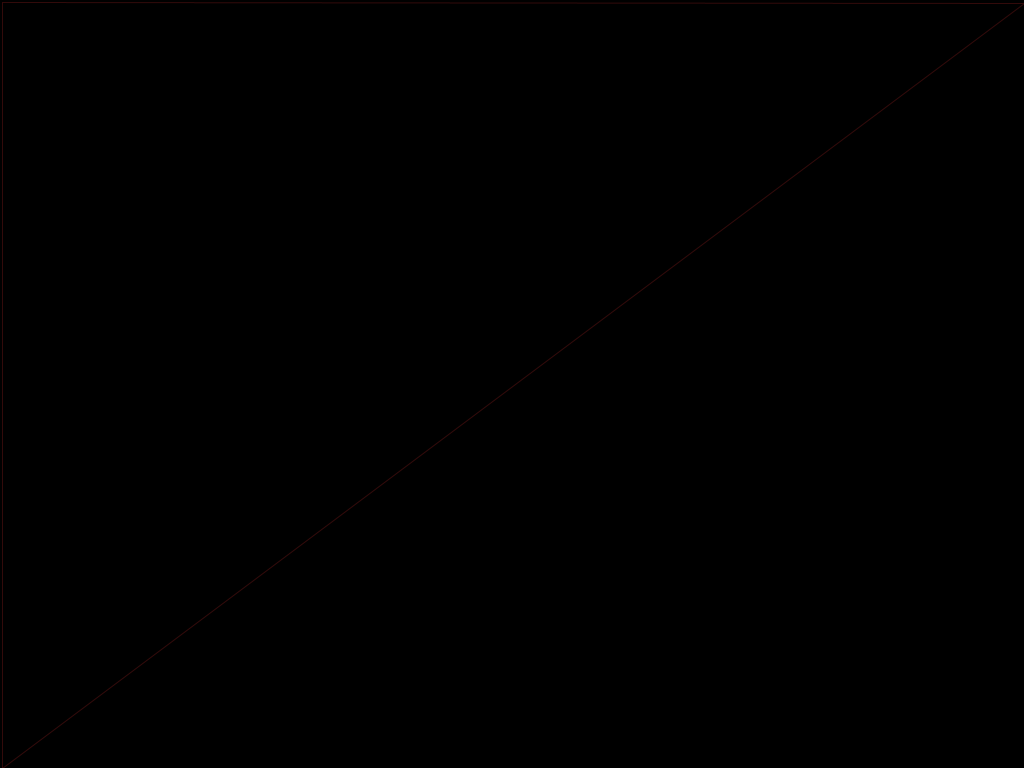
Frame 1 (no input)
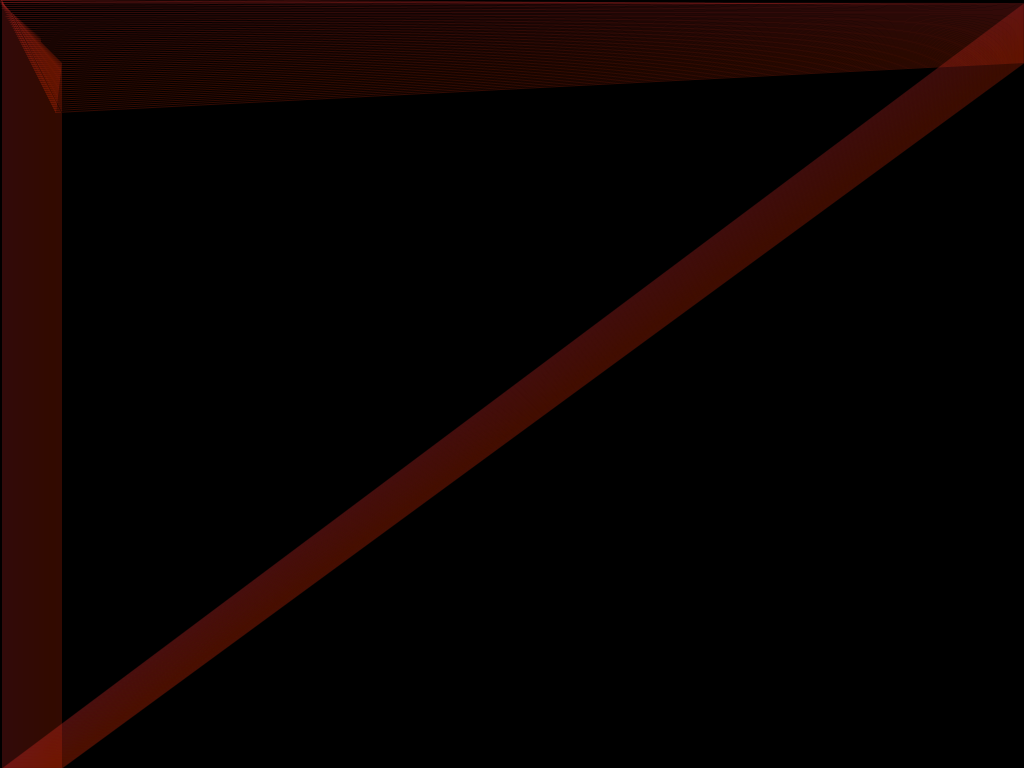
Frame 60 (the mouse pressed at the canvas centre just before this capture)
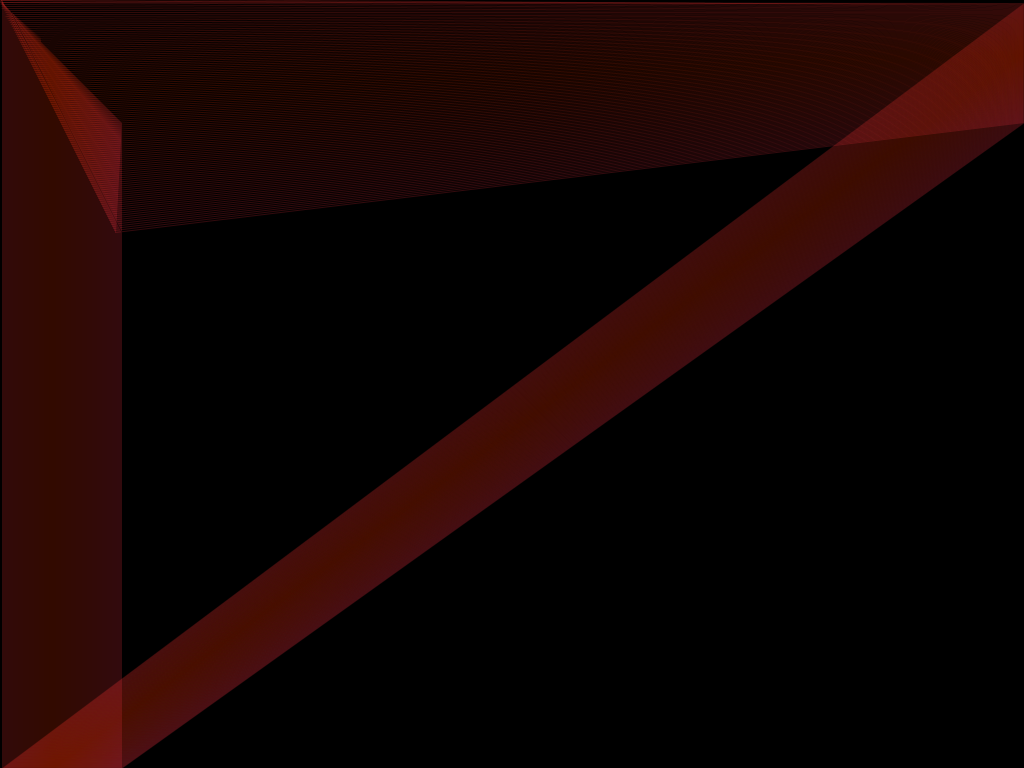
Frame 120 (the mouse held since frame 60 and released just before this capture)

The Processing sketch that drew these frames (run headless with seeded random() and noise(); from frame 60 on, the mouse is pressed at the canvas centre):

// Processing sketch: processing_144974
// ── processing_144974.pde

/* Shim Sang Joon
 201420086
 
 -WHAT TO DO
 
 1. change color
 2. add another speed ex) xSpeed2, ySpeed2
 3. add some black line ( don't make it BLUR!)
 4. don't constrain at the edge
 
 */

float c1 = 255; 
float c2 = 50;     
float c1a = 0;   
float c2b = -1;  


int x = 1;
int y = 2;
int x2 = 3;
int y2 = 4;

int xSpeed = 1;
int ySpeed = 1;
int xSpeed2 = -1;
int ySpeed2 = -2;

void setup() {
  size(1024, 768);
  background(0);
}

void draw() {
  x = x + xSpeed;
  y = y + ySpeed;
  x2 = x2 + xSpeed2;
  y2 = y2 + ySpeed2;

  if ((x > width) || (x < 0)) {
    xSpeed = xSpeed * -1;
  }
  if ((y > height) ||(y < 0)) {
    ySpeed = ySpeed * -1;
  }
  if ((x2 > width) ||(x2 < 0)) {
    xSpeed2 = xSpeed2 * -1;
  }
  if ((y2 > height) || (y2 < 0)) {
    ySpeed2 = ySpeed2 * -1;
  }

  c1 = c1 + c1a; 
  c2 = c2 + c2b;

  if (c1 < 0 || c1 > 255) { 
    c1a *= -1;
  } 
  if (c2 < 0 || c2 > 255) { 
    c2b *= -1;
  } 

  noFill();
  stroke(c1, 50, c2, 50);
  quad(x, height, width, y, x2, y2, x, y);
  
  
}
